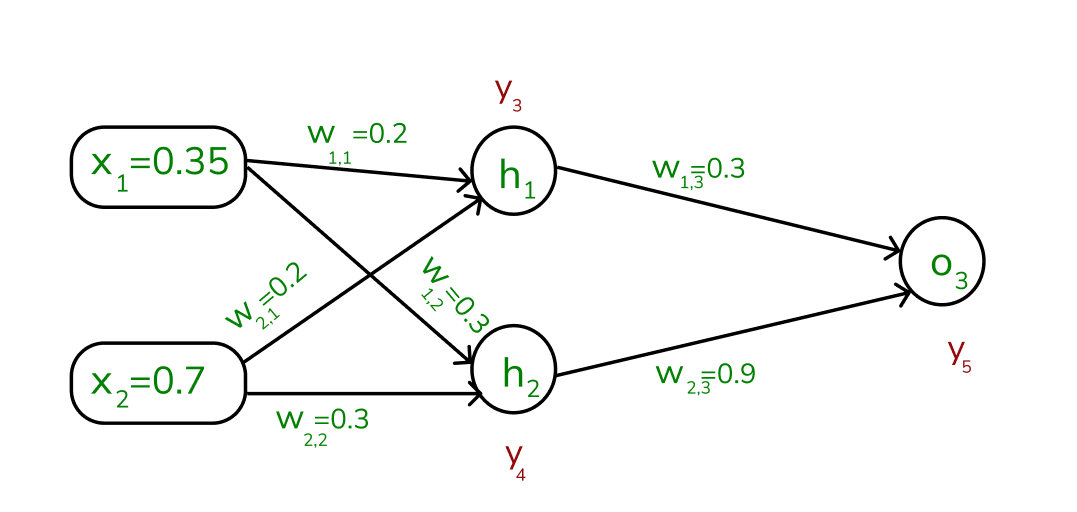
#> input picture Machine Learning/Deep Learning/Backward Propogation/images/back.png, 1077 x 512 px
$ jupyter execute 'backward propogation.ipynb'
#> lines starting #> are read from the running program, lines starting #| are printed output that depends on the picture
1. [Backward Propogation](#backward-propogation)

#### Backward Propogation:
- it is a vital step in neural network which is used to reduce the loss function and make the model more efficient to predict the output values/labels
- using back propogation, we can update the weights associated in the ML
- the backward propogation using the gradient descent approach i.e. optimizer to update the weights
- the backward propogation takes the derivative of the output values and the weights via chain rule to update the weights and bias

[cell 1]
from PIL import Image
from IPython.display import display

img = Image.open('images/back.png')
#> img is the input picture: PIL image 1077x512 RGBA; mean R, G, B, A 246.7, 247.8, 246.6, 254.8
new_image = img.resize((500, 270))
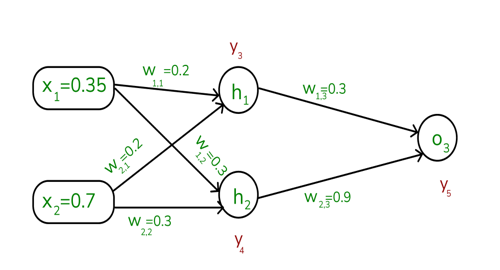
#> new_image: PIL image 500x270 RGBA; mean R, G, B, A 246.6, 247.7, 246.4, 254.8; transparent parts drawn white
display(new_image)
